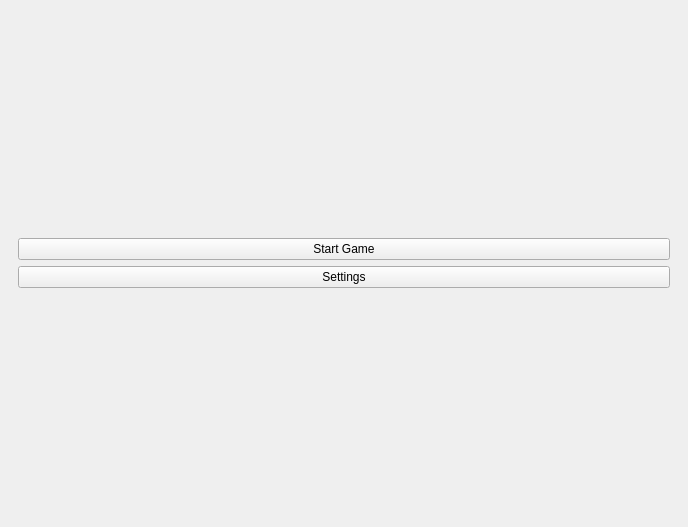
<?xml version="1.0" encoding="UTF-8"?>
<ui version="4.0">
 <class>MainWindow</class>
 <widget class="QMainWindow" name="MainWindow">
  <property name="geometry">
   <rect>
    <x>0</x>
    <y>0</y>
    <width>688</width>
    <height>527</height>
   </rect>
  </property>
  <property name="windowTitle">
   <string>MainWindow</string>
  </property>
  <widget class="QWidget" name="centralwidget">
   <layout class="QGridLayout" name="gridLayout">
    <item row="0" column="0">
     <widget class="QStackedWidget" name="stackedWidget">
      <property name="sizePolicy">
       <sizepolicy hsizetype="Expanding" vsizetype="Fixed">
        <horstretch>0</horstretch>
        <verstretch>0</verstretch>
       </sizepolicy>
      </property>
      <property name="currentIndex">
       <number>0</number>
      </property>
      <widget class="QWidget" name="page">
       <layout class="QGridLayout" name="gridLayout_2">
        <item row="0" column="0">
         <layout class="QVBoxLayout" name="verticalLayout">
          <item>
           <widget class="QPushButton" name="start_pushButton">
            <property name="text">
             <string>Start Game</string>
            </property>
           </widget>
          </item>
          <item>
           <widget class="QPushButton" name="settings_pushButton">
            <property name="text">
             <string>Settings</string>
            </property>
           </widget>
          </item>
         </layout>
        </item>
       </layout>
      </widget>
      <widget class="QWidget" name="page_2">
       <layout class="QGridLayout" name="gridLayout_3">
        <item row="0" column="0">
         <layout class="QVBoxLayout" name="verticalLayout_2">
          <item>
           <layout class="QGridLayout" name="gridLayout_5">
            <item row="0" column="1">
             <widget class="QLabel" name="label_2">
              <property name="layoutDirection">
               <enum>Qt::LeftToRight</enum>
              </property>
              <property name="text">
               <string>Player 2:</string>
              </property>
              <property name="alignment">
               <set>Qt::AlignCenter</set>
              </property>
             </widget>
            </item>
            <item row="1" column="0">
             <widget class="QLCDNumber" name="lcdNumber"/>
            </item>
            <item row="2" column="1">
             <widget class="QLabel" name="label_4">
              <property name="text">
               <string>Scores:</string>
              </property>
              <property name="alignment">
               <set>Qt::AlignCenter</set>
              </property>
             </widget>
            </item>
            <item row="1" column="1">
             <widget class="QLCDNumber" name="lcdNumber_2"/>
            </item>
            <item row="2" column="0">
             <widget class="QLabel" name="label_3">
              <property name="text">
               <string>Scores:</string>
              </property>
              <property name="alignment">
               <set>Qt::AlignCenter</set>
              </property>
             </widget>
            </item>
            <item row="0" column="0">
             <widget class="QLabel" name="label">
              <property name="text">
               <string>Player 1:</string>
              </property>
              <property name="alignment">
               <set>Qt::AlignCenter</set>
              </property>
             </widget>
            </item>
            <item row="3" column="1">
             <widget class="QLabel" name="score_label_2">
              <property name="text">
               <string/>
              </property>
              <property name="alignment">
               <set>Qt::AlignCenter</set>
              </property>
             </widget>
            </item>
            <item row="3" column="0">
             <widget class="QLabel" name="score_label">
              <property name="text">
               <string/>
              </property>
              <property name="alignment">
               <set>Qt::AlignCenter</set>
              </property>
             </widget>
            </item>
           </layout>
          </item>
          <item>
           <widget class="QLabel" name="winner_label">
            <property name="text">
             <string/>
            </property>
            <property name="alignment">
             <set>Qt::AlignCenter</set>
            </property>
           </widget>
          </item>
          <item>
           <widget class="QPushButton" name="restart_pushButton">
            <property name="text">
             <string>Restart</string>
            </property>
           </widget>
          </item>
          <item>
           <widget class="QPushButton" name="back_pushButton">
            <property name="text">
             <string>Back</string>
            </property>
           </widget>
          </item>
         </layout>
        </item>
       </layout>
      </widget>
      <widget class="QWidget" name="page_3">
       <layout class="QGridLayout" name="gridLayout_4">
        <item row="0" column="0">
         <layout class="QVBoxLayout" name="verticalLayout_3">
          <item>
           <widget class="QLineEdit" name="lineEdit">
            <property name="text">
             <string>Dice edge number:</string>
            </property>
           </widget>
          </item>
          <item>
           <widget class="QSpinBox" name="edgeNumberSpinBox">
            <property name="minimum">
             <number>2</number>
            </property>
            <property name="maximum">
             <number>16</number>
            </property>
           </widget>
          </item>
          <item>
           <spacer name="verticalSpacer">
            <property name="orientation">
             <enum>Qt::Vertical</enum>
            </property>
            <property name="sizeType">
             <enum>QSizePolicy::Fixed</enum>
            </property>
            <property name="sizeHint" stdset="0">
             <size>
              <width>20</width>
              <height>40</height>
             </size>
            </property>
           </spacer>
          </item>
          <item>
           <widget class="QLineEdit" name="lineEdit_2">
            <property name="text">
             <string>Number of dices:</string>
            </property>
           </widget>
          </item>
          <item>
           <widget class="QSpinBox" name="diceNumberSpinBox">
            <property name="minimum">
             <number>1</number>
            </property>
            <property name="maximum">
             <number>20</number>
            </property>
           </widget>
          </item>
          <item>
           <widget class="QPushButton" name="back_pushButton_1">
            <property name="text">
             <string>Back</string>
            </property>
           </widget>
          </item>
         </layout>
        </item>
       </layout>
      </widget>
     </widget>
    </item>
   </layout>
  </widget>
 </widget>
 <resources/>
 <connections/>
</ui>
